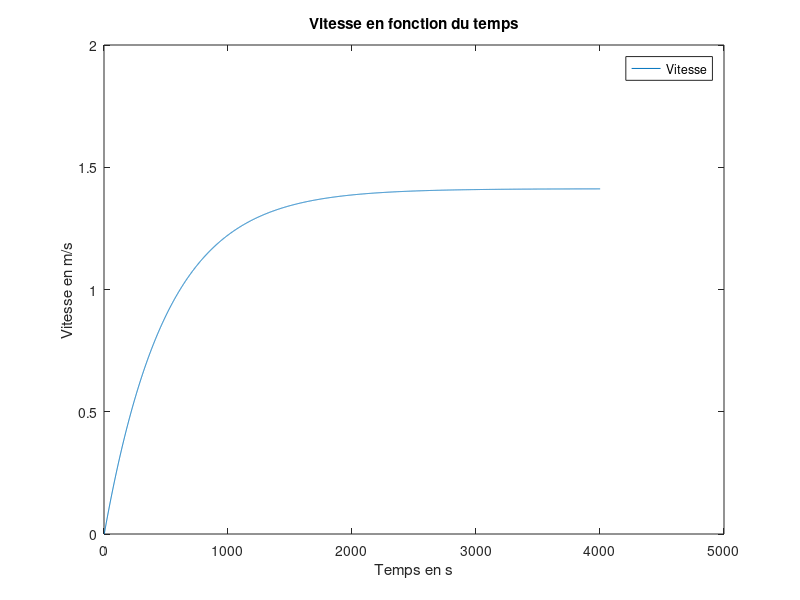

This chart was generated by the following MATLAB code:
%%  S5 - APP3 - PROBLEMATIQUE - PROBLEMATIQUE.M
%   Auteur:     Giuseppe Lomonaco
%   CIP:        LOMG2301
%   Auteur:     Jean Dodie Ombeni
%   CIP:        OMBJ2301
%   Auteur:     Anthony Royer
%   CIP:        ROYA2019

%   Date de creation:                       30-Septembre-2023
%   Date de derniere modification:          01-Octobre-2023

%   DESCRIPTION:    fffffffffffffffffffffffffffffffffffffffffffffffffffff
%                   ggggggggggggggggggggggggggggggggggggggggggggggggggggg

clc
close all
clear all


%% DONNEES DU PROBLEME
disp(" Paramètre        Valeur         Unité          Description ");
disp(" ---------------------------------------------------------- ");
Kp =            0.318;          % V/rad
K =             100;            %                   gain ampli 
tau =           0.01;           % Cste de temps ampli en seconde
Ki =            0.5;            % Cste de couple du moteur en N-m/A
Kb =            0.5;             % Cste de force contreélectromotrice (fcém) du moteur en V/rad/s
Ra =            8;              % résistance armature du moteur en Ohm
La =            0.008;          % inductance armature du moteur en H
Jm =             0.02;          % inertie armature en N-m s2/rad
Bm =            0.01;           % frottement visqueux armature en N.m/rad/s
N =             0.1;            % facteur de réduction 
JL =            1;              % inertie charge en N.m s2/rad
BL =            1;              % frottement visqueux charge en N-m/rad/s

fprintf("    Kp             %.3f         V/rad           \n", Kp)
fprintf("    K              %.0f                          gain ampli \n", K)
fprintf("   tau             %.2f             s        Cste de temps ampli \n", tau)
fprintf("    Ki             %.1f          N-m/A       Cste de couple du moteur \n", Ki) 
fprintf("    Kb             %.1f          V/rad/s   Cste de force contreélectromotrice (fcém) du moteur \n", Kb) 
fprintf("    Ra             %.0f              Ohm     résistance armature du moteur \n", Ra) 
fprintf("    La             %.3f             H      inductance armature du moteur \n", La)
fprintf("    Jm             %.2f          N-m s2/rad       inertie armature \n", Jm) 
fprintf("    Bm             %.2f          N.m/rad/s     frottement visqueux armature \n", Bm) 
fprintf("    N              %.1f                           facteur de réduction \n", N)
fprintf("    JL             %.0f             N.m s2/rad         inertie charge \n", JL) 
fprintf("    BL             %.0f             N-m/rad/s       frottement visqueux charge \n", BL)






%% Construction du modele ABCD
A = [0          1                                               0                           0;
    0           -(Bm+(N^2)*BL)/(Jm+(N^2)*JL)        N*Ki/(Jm+(N^2)*JL)                      0;
    0           -Kb/(La*N)                                      -Ra/La                      1/La;
    0           0                                                0                          -1/tau];

B = [   0;
        0;
        0;
        K/tau];

C = [1      0       0       0];

D = [0];


% on utilise ss2tf pour avoir le num et den de la fonction de transfert
[num, den] = ss2tf(A, B, C, D);
FTBO = tf(num, den)

% FTBF = G(s) / 1 + G(s)
FTBF = FTBO / 1 + FTBO

















%% utilisation des donnees moteur fournies
load donnees_moteur_2016.mat




figure
plot(vitesse)
title("Vitesse en fonction du temps")
legend("Vitesse")
xlabel("Temps en s")
ylabel("Vitesse en m/s")

num = tension';
den = vitesse';

FT1 = tf(num, den);






